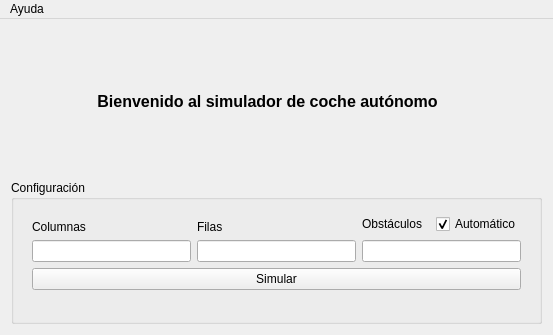
<?xml version="1.0" encoding="UTF-8"?>
<ui version="4.0">
 <class>MainWindow</class>
 <widget class="QMainWindow" name="MainWindow">
  <property name="enabled">
   <bool>true</bool>
  </property>
  <property name="geometry">
   <rect>
    <x>0</x>
    <y>0</y>
    <width>553</width>
    <height>335</height>
   </rect>
  </property>
  <property name="windowTitle">
   <string>Simulador</string>
  </property>
  <property name="windowOpacity">
   <double>1.000000000000000</double>
  </property>
  <property name="tabShape">
   <enum>QTabWidget::Rounded</enum>
  </property>
  <widget class="QWidget" name="centralWidget">
   <layout class="QVBoxLayout" name="verticalLayout_2">
    <item>
     <layout class="QGridLayout" name="gridLayout">
      <item row="0" column="0">
       <widget class="QWidget" name="widget_2" native="true">
        <property name="enabled">
         <bool>true</bool>
        </property>
        <layout class="QVBoxLayout" name="verticalLayout">
         <item>
          <widget class="QLabel" name="label">
           <property name="maximumSize">
            <size>
             <width>491</width>
             <height>151</height>
            </size>
           </property>
           <property name="text">
            <string>&lt;html&gt;&lt;head/&gt;&lt;body&gt;&lt;p align=&quot;center&quot;&gt;&lt;span style=&quot; font-size:12pt; font-weight:600;&quot;&gt;Bienvenido al simulador de coche autónomo&lt;/span&gt;&lt;/p&gt;&lt;/body&gt;&lt;/html&gt;</string>
           </property>
          </widget>
         </item>
        </layout>
       </widget>
      </item>
      <item row="1" column="0">
       <widget class="QGroupBox" name="groupBox">
        <property name="title">
         <string>Configuración</string>
        </property>
        <widget class="QWidget" name="layoutWidget">
         <property name="geometry">
          <rect>
           <x>10</x>
           <y>20</y>
           <width>511</width>
           <height>101</height>
          </rect>
         </property>
         <layout class="QVBoxLayout" name="verticalLayout_6">
          <item>
           <layout class="QHBoxLayout" name="horizontalLayout">
            <item>
             <layout class="QVBoxLayout" name="verticalLayout_3">
              <item>
               <spacer name="verticalSpacer_3">
                <property name="orientation">
                 <enum>Qt::Vertical</enum>
                </property>
                <property name="sizeHint" stdset="0">
                 <size>
                  <width>20</width>
                  <height>40</height>
                 </size>
                </property>
               </spacer>
              </item>
              <item>
               <widget class="QLabel" name="columnas">
                <property name="text">
                 <string>Columnas</string>
                </property>
               </widget>
              </item>
              <item>
               <widget class="QLineEdit" name="inputfilas"/>
              </item>
             </layout>
            </item>
            <item>
             <layout class="QVBoxLayout" name="verticalLayout_4">
              <item>
               <spacer name="verticalSpacer_2">
                <property name="orientation">
                 <enum>Qt::Vertical</enum>
                </property>
                <property name="sizeType">
                 <enum>QSizePolicy::Expanding</enum>
                </property>
                <property name="sizeHint" stdset="0">
                 <size>
                  <width>20</width>
                  <height>40</height>
                 </size>
                </property>
               </spacer>
              </item>
              <item>
               <widget class="QLabel" name="filas">
                <property name="text">
                 <string>Filas</string>
                </property>
               </widget>
              </item>
              <item>
               <widget class="QLineEdit" name="inputcol"/>
              </item>
             </layout>
            </item>
            <item>
             <layout class="QVBoxLayout" name="verticalLayout_5">
              <item>
               <spacer name="verticalSpacer">
                <property name="orientation">
                 <enum>Qt::Vertical</enum>
                </property>
                <property name="sizeHint" stdset="0">
                 <size>
                  <width>20</width>
                  <height>40</height>
                 </size>
                </property>
               </spacer>
              </item>
              <item>
               <layout class="QHBoxLayout" name="horizontalLayout_2">
                <item alignment="Qt::AlignVCenter">
                 <widget class="QLabel" name="filas_2">
                  <property name="text">
                   <string>Obstáculos</string>
                  </property>
                 </widget>
                </item>
                <item alignment="Qt::AlignVCenter">
                 <widget class="QCheckBox" name="auto_checkbox">
                  <property name="text">
                   <string>Automático</string>
                  </property>
                  <property name="checked">
                   <bool>true</bool>
                  </property>
                 </widget>
                </item>
               </layout>
              </item>
              <item>
               <widget class="QLineEdit" name="inputobs"/>
              </item>
             </layout>
            </item>
           </layout>
          </item>
          <item>
           <widget class="QPushButton" name="simular">
            <property name="minimumSize">
             <size>
              <width>147</width>
              <height>0</height>
             </size>
            </property>
            <property name="baseSize">
             <size>
              <width>0</width>
              <height>0</height>
             </size>
            </property>
            <property name="text">
             <string>Simular</string>
            </property>
            <property name="iconSize">
             <size>
              <width>16</width>
              <height>16</height>
             </size>
            </property>
           </widget>
          </item>
         </layout>
        </widget>
       </widget>
      </item>
     </layout>
    </item>
   </layout>
  </widget>
  <widget class="QMenuBar" name="menuBar">
   <property name="geometry">
    <rect>
     <x>0</x>
     <y>0</y>
     <width>553</width>
     <height>19</height>
    </rect>
   </property>
   <widget class="QMenu" name="menuHola">
    <property name="title">
     <string>Ayuda</string>
    </property>
    <addaction name="actionAyuda"/>
   </widget>
   <addaction name="menuHola"/>
  </widget>
  <action name="actionAyuda">
   <property name="text">
    <string>A cerca de</string>
   </property>
  </action>
 </widget>
 <layoutdefault spacing="6" margin="11"/>
 <resources/>
 <connections>
  <connection>
   <sender>inputobs</sender>
   <signal>returnPressed()</signal>
   <receiver>simular</receiver>
   <slot>click()</slot>
   <hints>
    <hint type="sourcelabel">
     <x>507</x>
     <y>239</y>
    </hint>
    <hint type="destinationlabel">
     <x>450</x>
     <y>270</y>
    </hint>
   </hints>
  </connection>
  <connection>
   <sender>inputcol</sender>
   <signal>returnPressed()</signal>
   <receiver>simular</receiver>
   <slot>click()</slot>
   <hints>
    <hint type="sourcelabel">
     <x>343</x>
     <y>239</y>
    </hint>
    <hint type="destinationlabel">
     <x>314</x>
     <y>270</y>
    </hint>
   </hints>
  </connection>
  <connection>
   <sender>inputfilas</sender>
   <signal>returnPressed()</signal>
   <receiver>simular</receiver>
   <slot>click()</slot>
   <hints>
    <hint type="sourcelabel">
     <x>130</x>
     <y>239</y>
    </hint>
    <hint type="destinationlabel">
     <x>126</x>
     <y>270</y>
    </hint>
   </hints>
  </connection>
  <connection>
   <sender>auto_checkbox</sender>
   <signal>clicked()</signal>
   <receiver>inputobs</receiver>
   <slot>update()</slot>
   <hints>
    <hint type="sourcelabel">
     <x>485</x>
     <y>207</y>
    </hint>
    <hint type="destinationlabel">
     <x>489</x>
     <y>234</y>
    </hint>
   </hints>
  </connection>
 </connections>
</ui>
